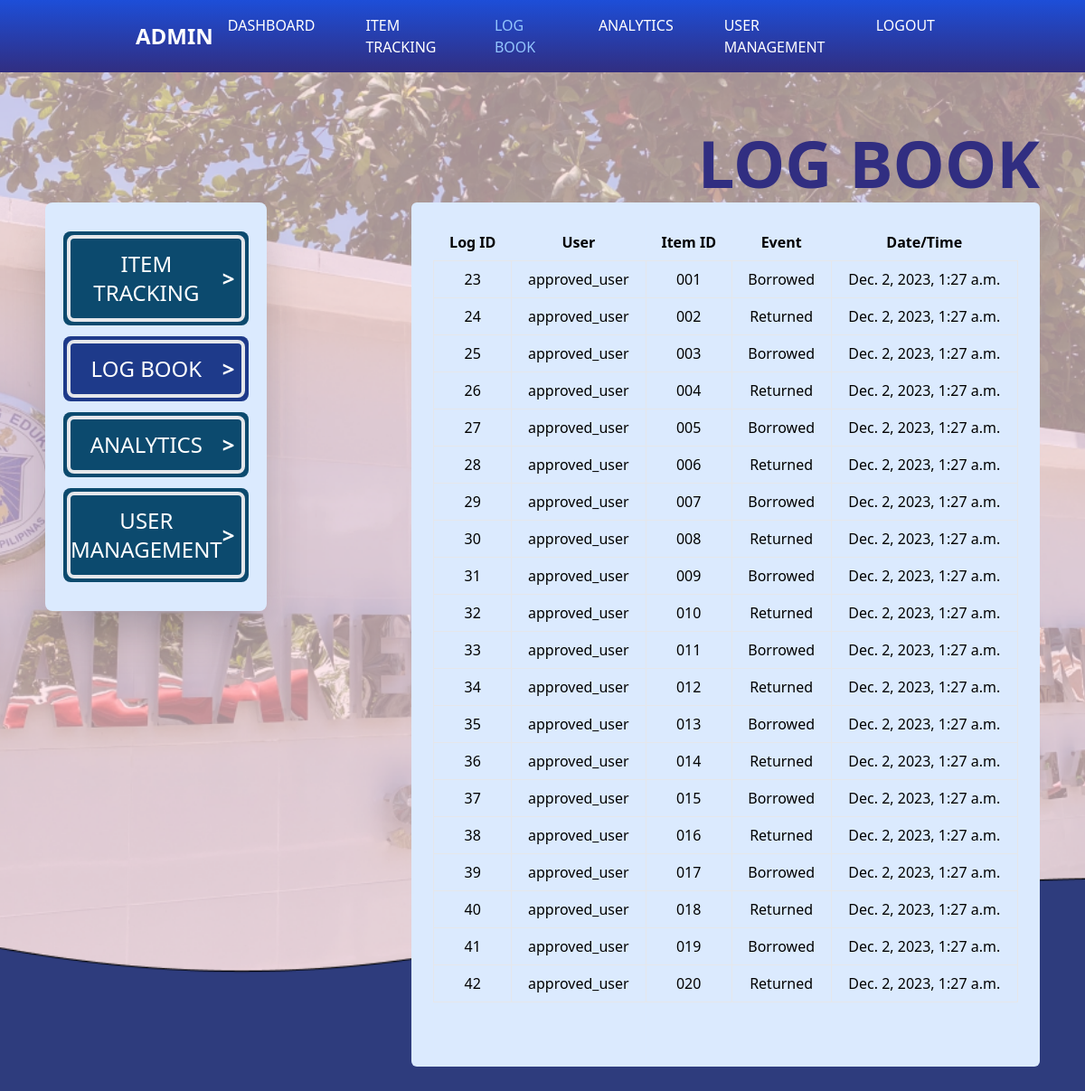
/log-book/, run on the app's committed database.
### qr_system/models.py (models this page shows, shortened)
class Logs(models.Model):
    log_id = models.AutoField(primary_key=True)
    username = models.CharField(max_length=100)
    item_id = models.CharField(max_length=100)
    event = models.CharField(max_length=100)
    date_time = models.DateTimeField(auto_now_add=True)

### qr_system/views.py (the view)
# urls.py: path('log-book/', views.log_book, name='logbook-page'),
def log_book(request):
    logs = Logs.objects.all()
    return render(request, 'qr_system/log-book.html', {'logs': logs})

### qr_system/templates/qr_system/log-book.html (shortened to what this page needs)
{% load static %}
<!DOCTYPE html>
<html lang="en">
<head>
    <script src="https://cdn.tailwindcss.com"></script>
</head>
<body class="bg-fixed bg-cover bg-center bg-image overflow-hidden">
    <div class="relative h-auto">
        <div class="w-full bg-gradient-to-t from-indigo-900 to-blue-700 text-white py-4">
            <div class="w-9/12 mx-auto flex justify-between items-center uppercase">
                <div class="text-2xl font-black ">Admin</div>
                <div class="flex space-x-6">
                    <a href="{% url 'home-page' %}" class="px-4 hover:text-blue-300">Dashboard</a>
                    <a href="{% url 'tracking-page' %}" class="px-4 hover:text-blue-300">Item Tracking</a>
                    <a href="{% url 'logbook-page' %}" class="px-4 text-blue-300">Log Book</a>
                    <a href="{% url 'analytics-page' %}" class="px-4 hover:text-blue-300">Analytics</a>
                    <a href="{% url 'account-page' %}" class="px-4 hover:text-blue-300">User Management</a>
                    <a href="#logout" class="px-4 hover:text-blue-300">Logout</a>
                </div>
            </div>
        </div>
        <div class="w-11/12 mx-auto h-screen">
            <h1 class="text-7xl font-black text-indigo-900 text-right mt-16 mb-0 stroke-white">LOG BOOK</h1>
            <div class="flex flex-column mt-2 h-5/6">
                <div class="p-0 flex w-full h-full">
                    <div class="w-1/4 m-0">
                        <div class="shadow-2xl bg-blue-100 p-5 rounded-lg">
                            <a href="{% url 'tracking-page' %}">
                                <div class="w-full mx-auto bg-sky-900 hover:bg-blue-900 p-1 rounded-lg my-3">
                                    <button
                                        class="w-full bg-sky-900 hover:bg-blue-900 text-white border-4 border-opacity-0 rounded-lg py-3 text-2xl relative">
                                        <div class="flex justify-between items-center">
                                            <div class="w-full z-20">ITEM TRACKING</div>
                                            <div class="z-10 mr-2 font-black">&gt;</div>
                                        </div>
                                    </button>
                                </div>
                            </a>
                            <a href="{% url 'logbook-page' %}">
                                <div class="w-full mx-auto bg-blue-900 p-1 rounded-lg my-3">
                                    <button
                                        class="w-full bg-blue-900 text-white border-4 border-opacity-0 rounded-lg py-3 text-2xl relative">
                                        <div class="flex justify-between items-center">
                                            <div class="w-full z-20">LOG BOOK</div>
                                            <div class="z-10 mr-2 font-black">&gt;</div>
                                        </div>
                                    </button>
                                </div>
                            </a>
                            <a href="{% url 'analytics-page' %}">
                                <div class="w-full mx-auto bg-sky-900 hover:bg-blue-900 p-1 rounded-lg my-3">
                                    <button
                                        class="w-full bg-sky-900 hover:bg-blue-900 text-white border-4 border-opacity-0 rounded-lg py-3 text-2xl relative">
                                        <div class="flex justify-between items-center">
                                            <div class="w-full z-20">ANALYTICS</div>
                                            <div class="z-10 mr-2 font-black">&gt;</div>
                                        </div>
                                    </button>
                                </div>
                            </a>
                            <a href="{% url 'account-page' %}">
                                <div class="w-full mx-auto bg-sky-900 hover:bg-blue-900 p-1 rounded-lg my-3">
                                    <button
                                        class="w-full bg-sky-900 hover:bg-blue-900 text-white border-4 border-opacity-0 rounded-lg py-3 text-2xl relative">
                                        <div class="flex justify-between items-center">
                                            <div class="w-full z-20">USER MANAGEMENT</div>
                                            <div class="z-10 mr-2 font-black">&gt;</div>
                                        </div>
                                    </button>
                                </div>
                            </a>
                        </div>
                    </div>
                    <div class="w-11/12 pl-40 text-center h-5/6">
                        <div class="bg-blue-100 h-full p-6 rounded-md overflow-auto">
                            <table class="table-auto w-full">
                                <thead>
                                    <tr>
                                        <th class="px-4 py-2">Log ID</th>
                                        <th class="px-4 py-2">User</th>
                                        <th class="px-4 py-2">Item ID</th>
                                        <th class="px-4 py-2">Event</th>
                                        <th class="px-4 py-2">Date/Time</th>
                                    </tr>
                                </thead>
                                <tbody>
                                    {% for log in logs %}
                                    <tr>
                                        <td class="border px-4 py-2">{{ log.log_id }}</td>
                                        <td class="border px-4 py-2">{{ log.username }}</td>
                                        <td class="border px-4 py-2">{{ log.item_id }}</td>
                                        <td class="border px-4 py-2">{{ log.event }}</td>
                                        <td class="border px-4 py-2">{{ log.date_time }}</td>
                                    </tr>
                                    {% endfor %}
                                </tbody>
                            </table>
                        </div>
                    </div>
                </div>
            </div>
        </div>
</body>
</html>

### data on the page
Logs: log_id "23", username "approved_user", item_id "001", event "Borrowed", date_time "Dec. 2, 2023, 1:27 a.m."
Logs: log_id "24", username "approved_user", item_id "002", event "Returned", date_time "Dec. 2, 2023, 1:27 a.m."
Logs: log_id "25", username "approved_user", item_id "003", event "Borrowed", date_time "Dec. 2, 2023, 1:27 a.m."
Logs: log_id "26", username "approved_user", item_id "004", event "Returned", date_time "Dec. 2, 2023, 1:27 a.m."
Logs: log_id "27", username "approved_user", item_id "005", event "Borrowed", date_time "Dec. 2, 2023, 1:27 a.m."
Logs: log_id "28", username "approved_user", item_id "006", event "Returned", date_time "Dec. 2, 2023, 1:27 a.m."
Logs: log_id "29", username "approved_user", item_id "007", event "Borrowed", date_time "Dec. 2, 2023, 1:27 a.m."
Logs: log_id "30", username "approved_user", item_id "008", event "Returned", date_time "Dec. 2, 2023, 1:27 a.m."
Logs: log_id "31", username "approved_user", item_id "009", event "Borrowed", date_time "Dec. 2, 2023, 1:27 a.m."
Logs: log_id "32", username "approved_user", item_id "010", event "Returned", date_time "Dec. 2, 2023, 1:27 a.m."
Logs: log_id "33", username "approved_user", item_id "011", event "Borrowed", date_time "Dec. 2, 2023, 1:27 a.m."
Logs: log_id "34", username "approved_user", item_id "012", event "Returned", date_time "Dec. 2, 2023, 1:27 a.m."
Logs: log_id "35", username "approved_user", item_id "013", event "Borrowed", date_time "Dec. 2, 2023, 1:27 a.m."
Logs: log_id "36", username "approved_user", item_id "014", event "Returned", date_time "Dec. 2, 2023, 1:27 a.m."
Logs: log_id "37", username "approved_user", item_id "015", event "Borrowed", date_time "Dec. 2, 2023, 1:27 a.m."
Logs: log_id "38", username "approved_user", item_id "016", event "Returned", date_time "Dec. 2, 2023, 1:27 a.m."
Logs: log_id "39", username "approved_user", item_id "017", event "Borrowed", date_time "Dec. 2, 2023, 1:27 a.m."
Logs: log_id "40", username "approved_user", item_id "018", event "Returned", date_time "Dec. 2, 2023, 1:27 a.m."
Logs: log_id "41", username "approved_user", item_id "019", event "Borrowed", date_time "Dec. 2, 2023, 1:27 a.m."
Logs: log_id "42", username "approved_user", item_id "020", event "Returned", date_time "Dec. 2, 2023, 1:27 a.m."
